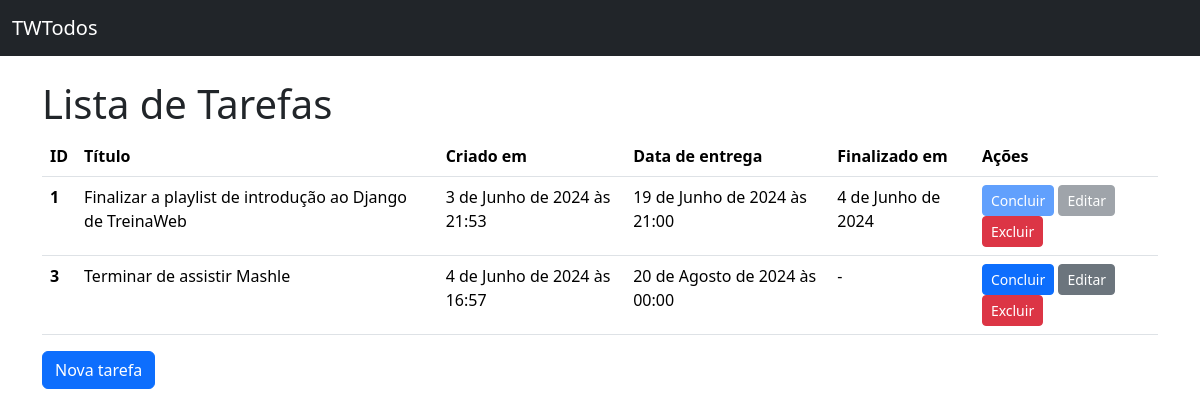
The page / on the database its author committed.
### todos/models.py (models this page shows, shortened)
class Todo(models.Model):
    title = models.CharField(
        verbose_name="Título", max_length=100, null=False, blank=False
    )
    created_at = models.DateTimeField(auto_now_add=True, null=False, blank=False)
    deadLine = models.DateTimeField(
        verbose_name="Data de entrega", null=False, blank=False
    )
    finished_at = models.DateField(null=True)
    class Meta:
        ordering = ["deadLine"]

### todos/views.py (the view)
# urls.py: path("", TodoListView.as_view(), name="todo_list"),
class TodoListView(ListView):
    model = Todo

### todos/templates/todos/todo_list.html (shortened to what this page needs)
{% extends "base.html" %}
{% block content %}
    <h1>Lista de Tarefas</h1>
    {% if todo_list %}
        <table class="table">
            <thead>
                <tr>
                    <th scope="col">ID</th>
                    <th scope="col">Título</th>
                    <th scope="col">Criado em</th>
                    <th scope="col">Data de entrega</th>
                    <th scope="col">Finalizado em</th>
                    <th scope="col">Ações</th>
                </tr>
            </thead>
            <tbody>
                {% for todo in todo_list %}
                    <tr>
                        <th scope="row">{{ todo.id }}</th>
                        <td>{{ todo.title }}</td>
                        <td>{{ todo.created_at }}</td>
                        <td>{{ todo.deadLine }}</td>
                        <td>{{ todo.finished_at | default:"-" }}</td>
                        <td>
                            <a
                                href="{% url 'todo_complete' pk=todo.pk %}"
                                class="btn btn-primary btn-sm {% if todo.finished_at %}disabled{% endif %}"
                            >
                                Concluir
                            </a>
                            <a
                                href="{% url 'todo_update' pk=todo.pk %}"
                                class="btn btn-secondary btn-sm {% if todo.finished_at %}disabled{% endif %}"
                            >
                                Editar
                            </a>
                            <a href="{% url 'todo_delete' pk=todo.pk %}" class="btn btn-danger btn-sm">Excluir</a>
                        </td>
                    </tr>
                {% endfor %}
            </tbody>
        </table>
    {% else %}
        <p>Não há tarefas cadastradas</p>
    {% endif %}
    <a href="{% url 'todo_create' %}" class="btn btn-primary">Nova tarefa</a>
{% endblock content %}

### todos/templates/base.html (shortened to what this page needs)
<!DOCTYPE html>
<html lang="pt-br">
  <head>
    <link href="https://cdn.jsdelivr.net/npm/bootstrap@5.3.3/dist/css/bootstrap.min.css" rel="stylesheet">
  </head>
  <body>
    <nav class="navbar bg-dark mb-4" data-bs-theme="dark">
        <div class="container-fluid">
            <a class="navbar-brand" href="{% url 'todo_list' %}">TWTodos</a>
        </div>
    </nav>
    <main class="container">
        {% block content %}{% endblock content %}
    </main>
  </body>
</html>

### rows shown on the page
Todo: id "1", title "Finalizar a playlist de introdução ao Django de TreinaWeb", created_at "3 de Junho de 2024 às 21:53", deadLine "19 de Junho de 2024 às 21:00", finished_at "4 de Junho de 2024"
Todo: id "3", title "Terminar de assistir Mashle", created_at "4 de Junho de 2024 às 16:57", deadLine "20 de Agosto de 2024 às 00:00", finished_at "-"
